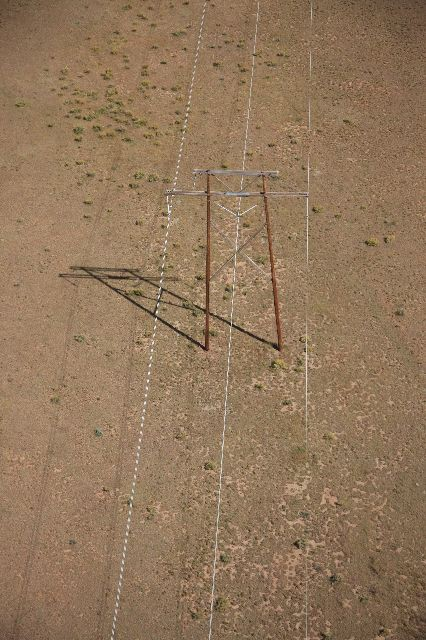
#> input picture img/3.jpeg, 426 x 640 px
$ python pcnn+kht.py   (older library calls are emulated)
#> lines starting #> are read from the running program, lines starting #| are printed output that depends on the picture; after the words box and inside, x2 and y2 are one past the last pixel; in counts of white or black regions, pixels touching at a corner belong together
import sys
import numpy as np
import cv2 as cv
from scipy import signal
import math
from kht import kht
from timeit import default_timer as timer

import matplotlib.pyplot as plt
from sklearn.cluster import KMeans


def getKey(item):
    return item[0];

def getKey2(item):
    return item[1];

def dist_Gausiankernel(link_arrange):
#> called with link_arrange = 9
    kernel = np.zeros((link_arrange, link_arrange), np.float)

    center_x=round(link_arrange/2)
    center_y=round(link_arrange/2)
    for i in range(link_arrange):
        for j in range(link_arrange):
            if (i==center_x) and (j==center_y):
                kernel[i,j]=1
            else:
                kernel[i,j]=1/math.sqrt(((i)-center_x)**2+((j)-center_y)**2)
    return kernel;

# [90 lines left out: functions toHomogeneous, toEuclidian, fromPolar2Euclidian, fromPolar2Euclidian_v2, fromPolar2Euclidian_v3, fromPolar2Euclidian_v4, not called in this run]

def get_intensity(source):
    source = cv.normalize(source.astype('float'), None, 0.0, 1.0, cv.NORM_MINMAX)

    R = source[:,:,0]
    G = source[:,:,1]
    B = source[:,:,2]
    Intensity = np.divide(R + G + B, 3)

    #normalize image
    S = cv.normalize(Intensity.astype('float'), None, 0.0, 64.0, cv.NORM_MINMAX)

    return S;

def pcnn_modified(source,Alpha_L=0.1, Alpha_T=0.5, V_T=1.0, W=dist_Gausiankernel(9), Beta=0.1, T_extra=63, Num=10):
    dim = source.shape

    F = np.zeros( dim, np.float)
    L = np.zeros( dim, np.float)
    Y = np.zeros( dim, np.float)
    T = np.ones( dim, np.float) + T_extra
    Y_AC = np.zeros( dim, np.float)

    for cont in range(Num):
        #numpy.convolve(W, Y, mode='same')
        L = Alpha_L * signal.convolve2d(Y, W, mode='same')
        U = source * (1 + Beta * L)

        YC = 1 - Y
        T = T - Alpha_T
        T = ((Y*T)*V_T) + (YC*T)

        Y = (U>T).astype(np.float)
        Y_AC = Y_AC + Y

    #cv.imshow("Result", Y)
    Y_AC = cv.normalize(Y_AC.astype('float'), None, 0.0, 1.0, cv.NORM_MINMAX)
    #cv.imshow("Result Acumulated", Y_AC)

    #Y = (Y*255).astype(np.uint8)
    cv.imwrite('results/PCNN_modified_result.jpg', Y*255)
    cv.imwrite('results/PCNN_modified_acumulated_result.jpg', Y_AC*255)

    return Y, Y_AC;

# [30 lines left out: function pcnn, not called in this run]


def init_kht(source, K_cluster_min_size=10, K_kernel_min_height=0.002, K_cluster_min_deviation=2.0, K_delta=0.5, K_n_sigmas=2):
    source_copy = source.copy()
    source_copy = (source_copy*255).astype(np.uint8)

    kernel = np.ones((5,5),np.float)
    #kernel = cv.getStructuringElement(cv.MORPH_RECT,(5,5))

    filter_result = cv.filter2D(source_copy, cv.CV_8U, kernel)
    # kernel = np.ones((5,5),np.float)
    # filter_result = cv.morphologyEx(filter_result, cv.MORPH_OPEN, kernel)
    # filter_result = cv.erode(filter_result,kernel,iterations = 2)

    edges_result = cv.Canny(filter_result, 80, 200)

    cv.imwrite('results/filter_result.jpg', filter_result)
    cv.imwrite('results/canny_result.jpg', edges_result)

    edges_copy = edges_result.copy()

    start = timer()
    kht_lines = kht(edges_copy, cluster_min_size=K_cluster_min_size, cluster_min_deviation=K_cluster_min_deviation, kernel_min_height=K_kernel_min_height, delta=K_delta, n_sigmas=K_n_sigmas)
    end = timer()
    print("kht only:\t", end - start)

    return kht_lines, filter_result;

# [226 lines left out: functions showLines_kht, homogeneous_lines, init_kmeans, init_kmeans2, not called in this run]

def main(argv):
    default_file = 'img/3.jpeg'
    filename = argv[0] if len(argv) > 0 else default_file

    # Loads an image
    src = cv.imread(cv.samples.findFile(filename), cv.IMREAD_COLOR)
#> src is the input picture: shape (640, 426, 3); mean B, G, R 91.1, 118.8, 145.9

    # Check if image is loaded fine
    if src is None:
        print ('Error opening image!')
        print ('Usage: hough_lines.py [image_name -- default ' + default_file + '] \n')
        return -1

    print("Quantas linhas voce deseja encontrar?\n")
    input_linhas = int(input())
#> the answer given: 3

    gray = cv.cvtColor(src, cv.COLOR_BGR2GRAY)
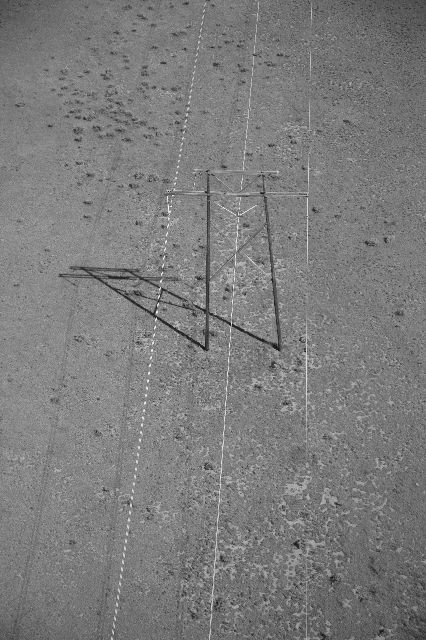
#> gray: shape (640, 426); min 12, max 250, mean 123.8
    cv.imwrite('results/image_gray.jpg', gray)

    all_time=0

    start = timer()
    i_image = get_intensity(src)
#> in get_intensity, `R = source[:,:,0]`:
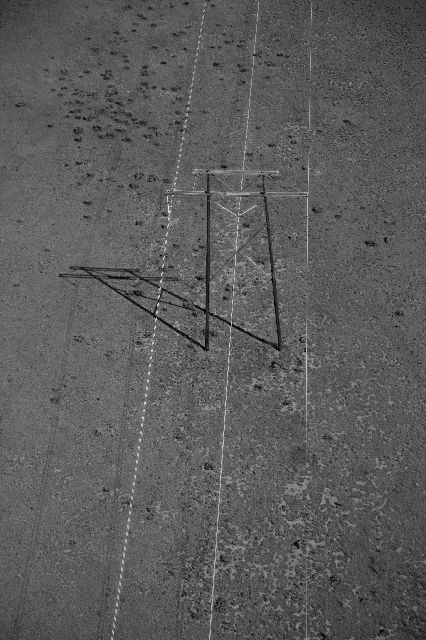
#> R: shape (640, 426) float64; min 0, max 0.918, mean 0.357
#> in get_intensity, `B = source[:,:,2]`:
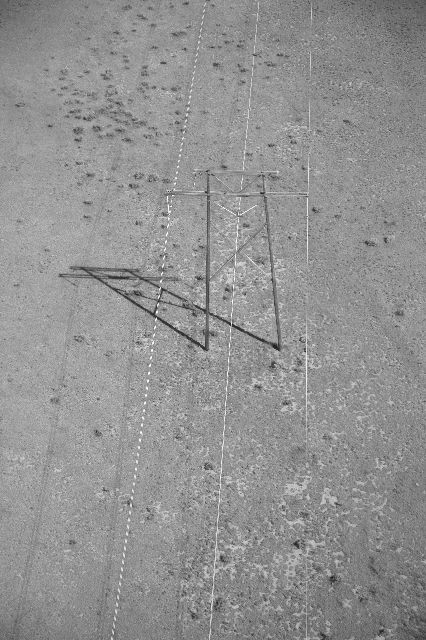
#> B: shape (640, 426) float64; min 0.0706, max 1, mean 0.572
    end = timer()
    print("get_intensity:\t", end - start)
    all_time+=(end-start)

    start = timer()
    #source,Alpha_L=0.1, Alpha_T=0.5, V_T=1.0, W=dist_Gausiankernel(9), Beta=0.1, T_extra=63, Num=10
    result, result2 = pcnn_modified(i_image,T_extra=63, Alpha_T=2.5, Num=10)
#> the loop in pcnn_modified, `for cont in range(Num): #numpy.convolve(W, Y, mode='same')` made 10 passes
#> pass 1, in pcnn_modified, `Y = (U>T).astype(np.float)`:
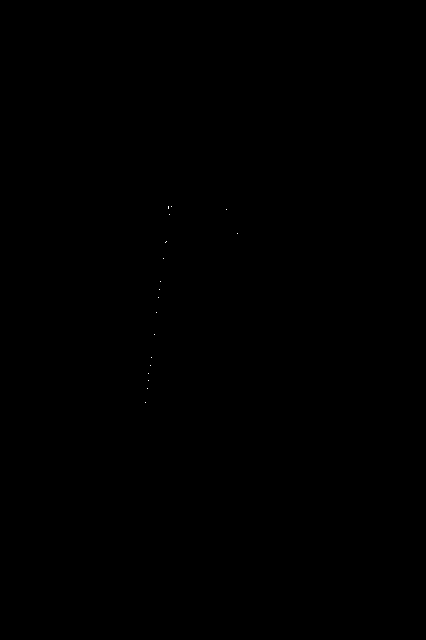
#> Y: shape (640, 426) float64; values 0 (black) and 1 (white), 0.01% white in thin lines or dots, all inside (x1, y1, x2, y2) = (145, 206, 238, 403)
#> after the loop in pcnn_modified, `for cont in range(Num):`:
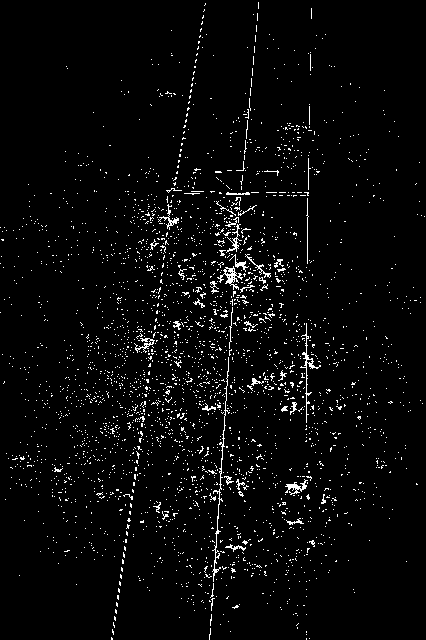
#> Y: shape (640, 426) float64; values 0 (black) and 1 (white), 3.3% white in thin lines or dots
#> after the loop in pcnn_modified, `for cont in range(Num):`:
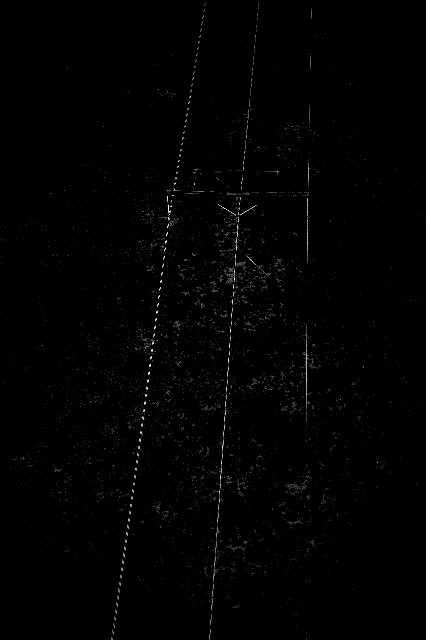
#> Y_AC: shape (640, 426) float64; min 0, max 10, mean 0.0676; drawn with min black and max white
    end = timer()
    print("pcnn_modified:\t", end - start)
    all_time+=(end-start)

    # [6 lines of commented-out code are left out]

    start = timer()
    lines, filtrado = init_kht(result)
#> in init_kht, `edges_result = cv.Canny(filter_result, 80, 200)`:
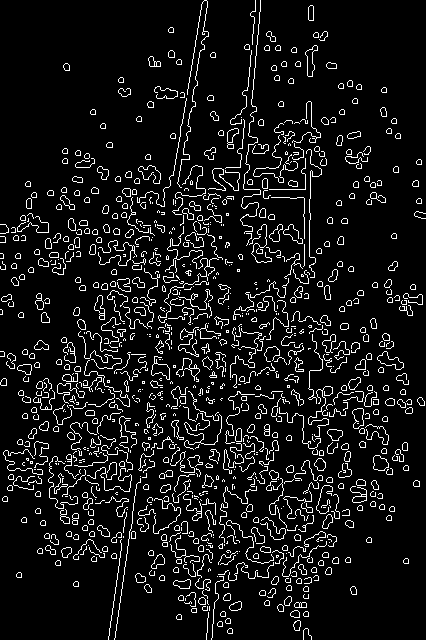
#> edges_result: shape (640, 426); 8.4% white in thin lines or dots
    end = timer()
    print("init_kht:\t", end - start)
    all_time+=(end-start)

    lines = lines[:int(input_linhas*2.5)]

    lines2 = sorted(lines, key=getKey)
    lines2 = np.asarray(lines2,dtype=np.float)
    print(lines2)

    # [6 lines of commented-out code are left out]

    start = timer()
    #k_lines = init_kmeans(lines[:contador_linhasDiferentes*2],toPlot=False,qtd_clusters=contador_linhasDiferentes)
    k_lines = init_kmeans(lines,toPlot=False,qtd_clusters=input_linhas+1)
    end = timer()
    print("init_kmeans:\t", end - start)
    all_time+=(end-start)

    k_lines_copy = k_lines.copy()

    linhas_direcao, direcao_cluster_center = init_kmeans2(k_lines_copy,toPlot=False)

    start = timer()
    lines_image = showLines_kht(lines,src)
    direcao_image = showLines_kht(linhas_direcao,src)
    lines_filtred = showLines_kht(k_lines,src)
    end = timer()
    print("showLines_kht:\t", end - start)
    all_time+=(end-start)

    print("all_time:\t", all_time)

    cv.imwrite('results/KHT_result1.jpg', lines_image)
    cv.imwrite('results/KHT_result2.jpg', direcao_image)
    cv.imwrite('results/KHT_result3.jpg', lines_filtred)

    if(len(src.shape)>2): height, width, _ = src.shape
    else: height, width = src.shape

    sorted_lines, homo_lines, set_list = homogeneous_lines(k_lines,height,width)

    # [13 lines of commented-out code are left out]

    cont = 0
    index_maiorLista = 0
    valor_maiorLista = 0
    for lista in set_list:
        specifyLines = []
        tamanho_Lista = len(lista)
        if valor_maiorLista < tamanho_Lista:
            index_maiorLista = cont
            valor_maiorLista = tamanho_Lista
        for line_tuple in lista:
            specifyLines.append(line_tuple)
        np.asarray(specifyLines, dtype=np.float)
        lines_specify = showLines_kht(specifyLines,src)
        cv.imwrite('results/Homo_group_' + str(cont) + '.jpg', lines_specify)
        cont+=1

    print("############################## Grupo de retas paralelas:\n", set_list[index_maiorLista])

    print("############################## Linhas Direcao:\n", linhas_direcao)
    for tupla in set_list[index_maiorLista]:
        tuplaTransformada = np.asarray(tupla, dtype=np.float)
        linhas_direcao = np.append(linhas_direcao, [tuplaTransformada], axis=0)

    print("############################## Linhas Direcao2:\n", linhas_direcao)

    lines_final = showLines_kht(linhas_direcao,src)
    cv.imwrite('results/KHT_result4.jpg', lines_final)

    cv.waitKey()
    return 0

if __name__ == "__main__":
    main(sys.argv[1:])
#> (the call stopped at in init_kht, `kht_lines = kht(edges_copy, cluster_min_size=K_cluster_min_size, clust..`: kht is not available in this run)

$ run again, with img/1.jpeg copied over img/3.jpeg
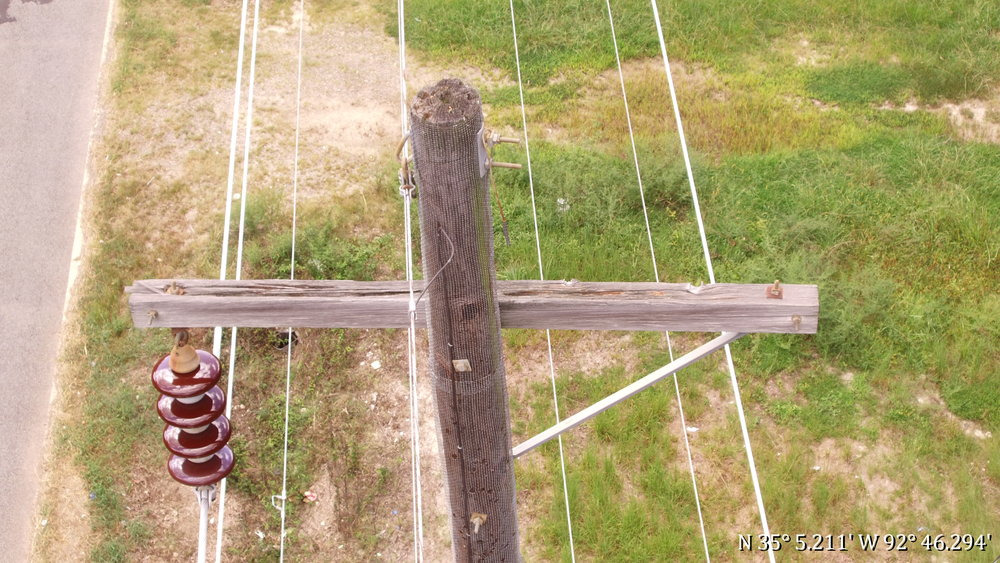
#> input picture img/1.jpeg, 1000 x 563 px
#> in main, src is the input picture: shape (563, 1000, 3); mean B, G, R 117.5, 162, 176.4
#> after the loop in pcnn_modified, `for cont in range(Num):`:
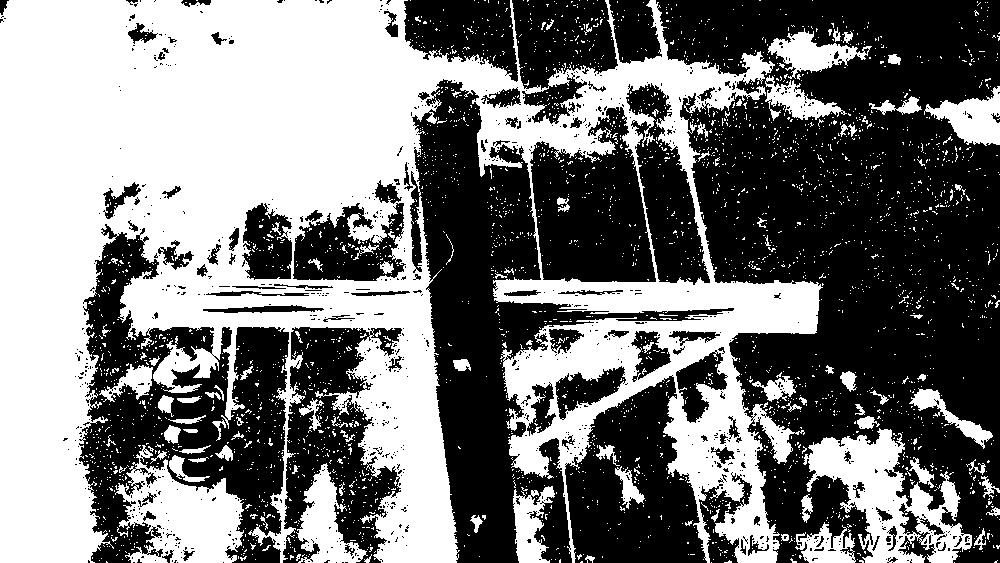
#> Y: shape (563, 1000) float64; values 0 (black) and 1 (white), 47.4% white; 3204 white regions (3093 under 20 px), largest, box (x1, y1, x2, y2) and area: (0, 0, 823, 563) 219312, (803, 428, 972, 563) 9634, (115, 445, 244, 563) 8193
#> filter_result: shape (563, 1000); 68.9% white; 400 black regions (284 under 20 px), largest, box (x1, y1, x2, y2) and area: (695, 101, 1000, 543) 58072, (420, 110, 584, 563) 27523, (661, 0, 1000, 114) 20549
#> in init_kht, `edges_result = cv.Canny(filter_result, 80, 200)`:
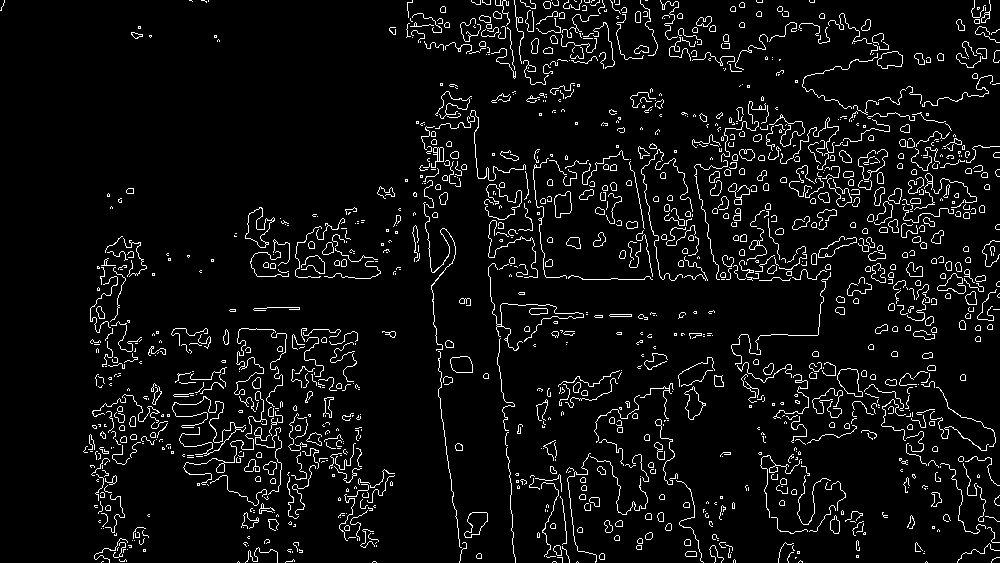
#> edges_result: shape (563, 1000); 5.6% white in thin lines or dots

$ run again, with img/2.jpeg copied over img/3.jpeg
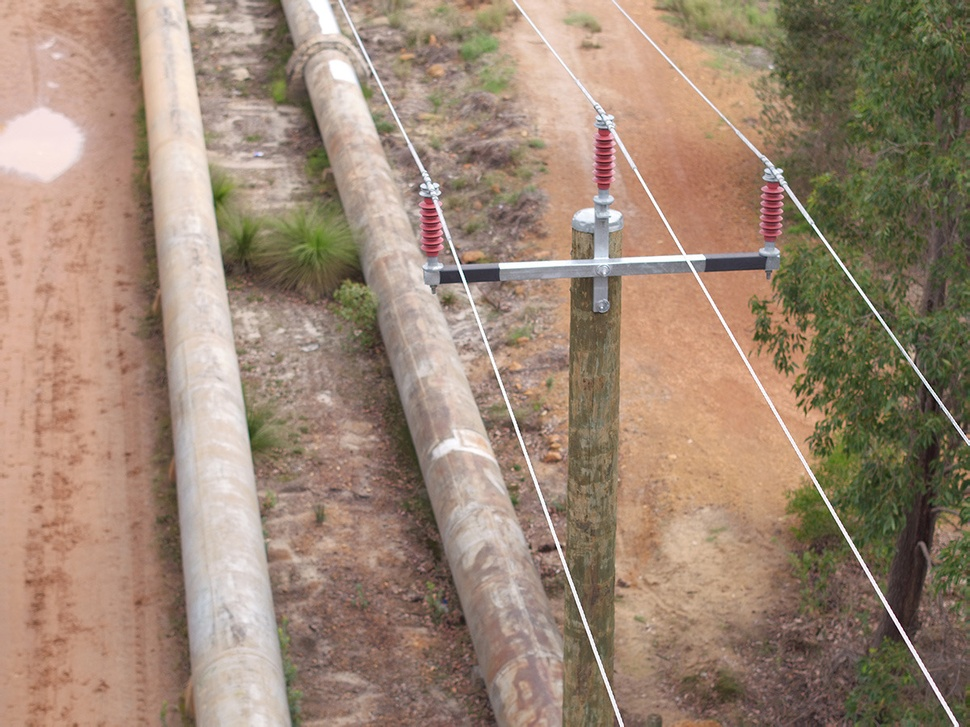
#> input picture img/2.jpeg, 970 x 727 px, shrunk from 1200 x 900 before the run
#> in main, src is the input picture: shape (727, 970, 3); mean B, G, R 116.3, 134.8, 156.8
#> after the loop in pcnn_modified, `for cont in range(Num):`:
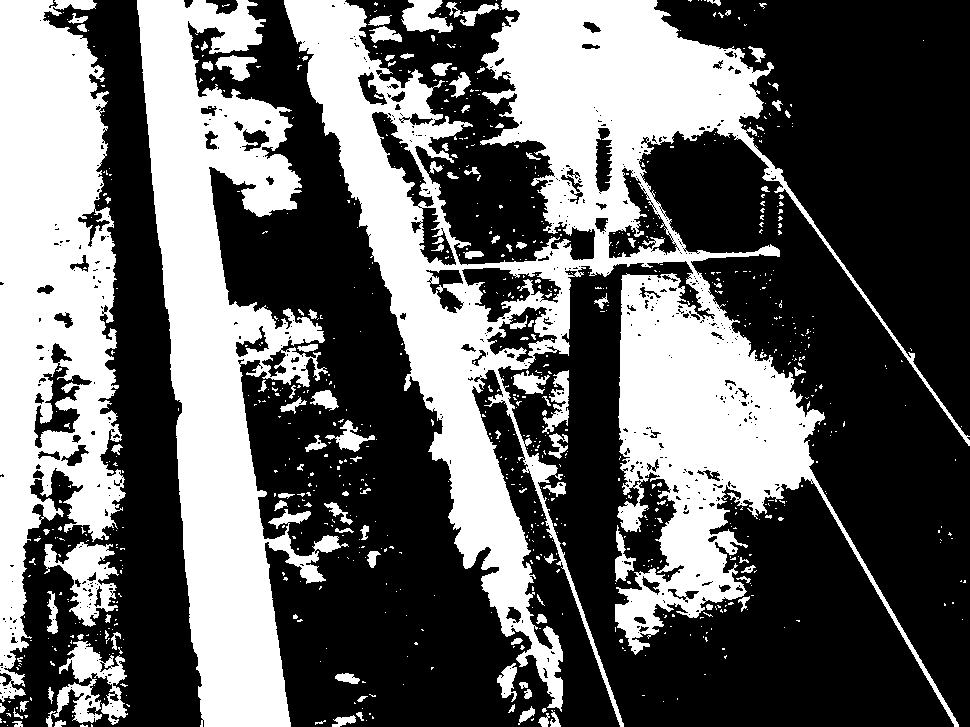
#> Y: shape (727, 970) float64; values 0 (black) and 1 (white), 39.3% white; 871 white regions (753 under 20 px), largest, box (x1, y1, x2, y2) and area: (284, 0, 970, 727) 136433, (137, 0, 349, 727) 65559, (0, 0, 126, 702) 54417
#> filter_result: shape (727, 970); 51% white; 231 black regions (147 under 20 px), largest, box (x1, y1, x2, y2) and area: (198, 0, 550, 727) 86176, (659, 0, 970, 433) 62679, (531, 266, 952, 727) 60944
#> in init_kht, `edges_result = cv.Canny(filter_result, 80, 200)`:
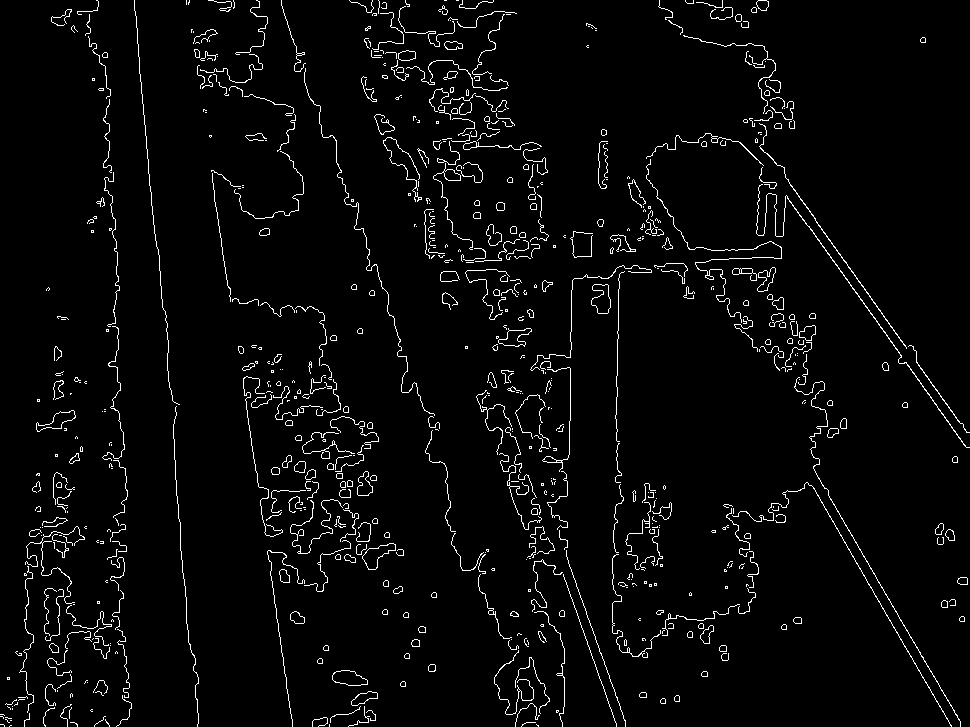
#> edges_result: shape (727, 970); 3.4% white in thin lines or dots
